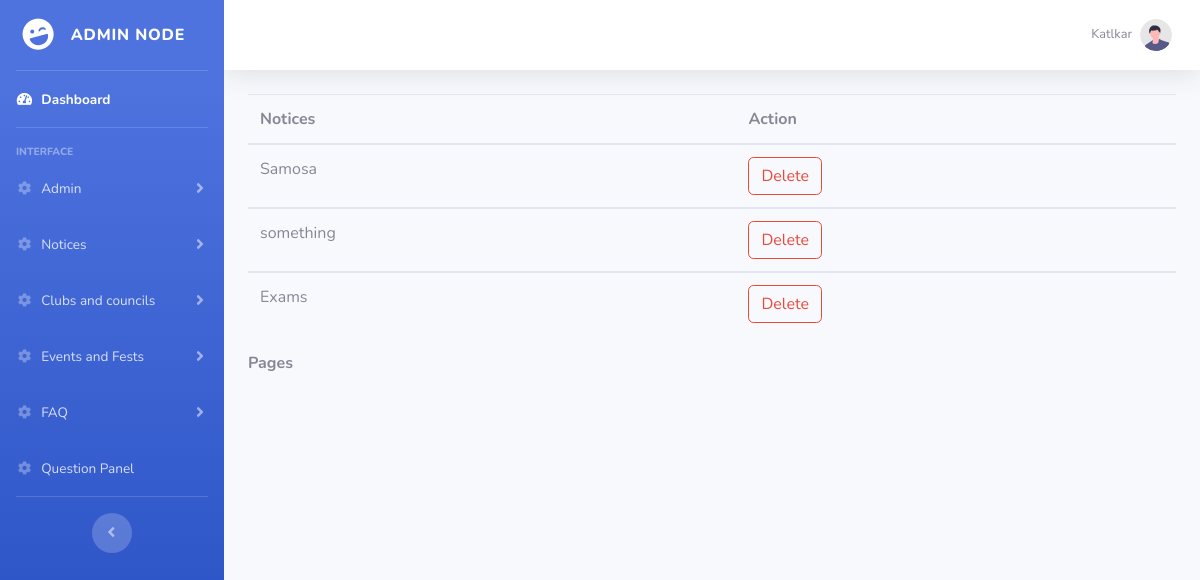
/view_notice.php (signed in), run on an earlier commit of the app's database.
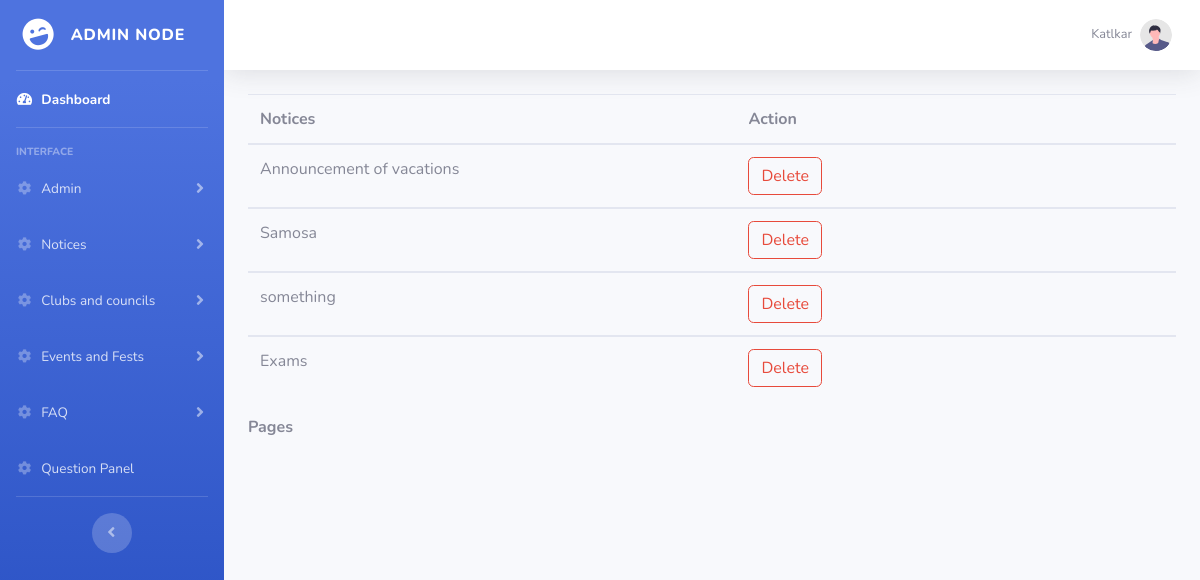
And on a later commit of the database.
### tables this page shows
CREATE TABLE `notice` (
  `notice_id` int(11) NOT NULL,
  `title` varchar(500) NOT NULL,
  `date` varchar(20) NOT NULL,
  `npdf` varchar(1000) NOT NULL
);

### view_notice.php (the view, shortened to what this page needs)
<!DOCTYPE html>
<html lang="en">
<head>
    <link href="vendor/fontawesome-free/css/all.min.css" rel="stylesheet" type="text/css">
    <link href="css/sb-admin-2.min.css" rel="stylesheet">
</head>
<body id="page-top">
    <div id="wrapper">
        <?php
            include 'include/sidebar.php'
        ?>
        <div id="content-wrapper" class="d-flex flex-column">
            <div id="content">
                <?php
                    include 'include/topbar.php'
                ?>
                <div class="container-fluid">
                    <?php
                    include 'conn.php';
                    if (isset($_GET["page"])) {
                        $page = $_GET["page"];
                    } else {
                        $page = 1;
                    };
                    $start_from = ($page - 1) * 20;
                    $sql = "select * from notice ORDER BY notice_id DESC LIMIT $start_from, 20";
                    $rs_result = mysqli_query($con, $sql);
                    ?>
                    <table class="table">
                        <thead>
                            <tr>
                                <th width="20%">Notices</th>
                                <th colspan=2 width="18%">Action</th>
                            </tr>
                        </thead>
                        <?php
                        while ($row = mysqli_fetch_assoc($rs_result)) {
                        ?>
                            <tbody>
                                <tr>
                                    <td> <?php echo $row["title"]; ?> </td>
                                    <td><a class="btn btn-outline-danger" href='noticedelete.php?key1=<?php echo $row["notice_id"]; ?>'>Delete</a>
                                    </td>
                                </tr>
                            </tbody>
                        <?php
                        };
                        ?>
                    </table>
                    <strong>Pages </strong>
                </div>
            </div>
        </div>
    </div>
</body>
</html>

What changed in the data, as far as the page shows it:
added notice: title "Announcement of vacations"
